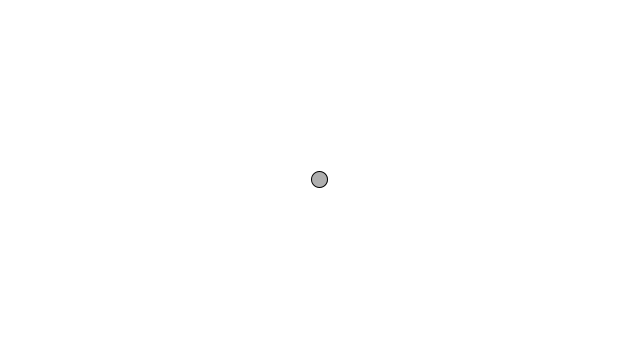
Frame 1 (no input)
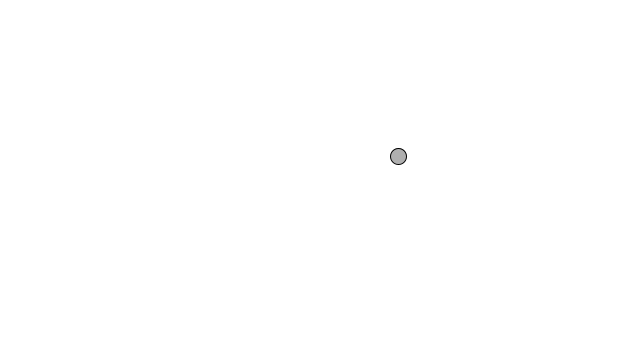
Frame 60 (the mouse pressed at the canvas centre just before this capture)
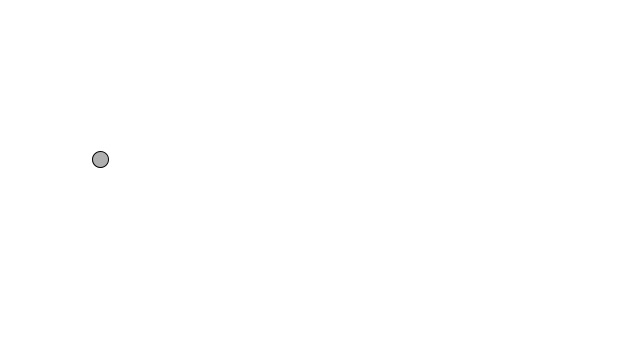
Frame 120 (the mouse held since frame 60 and released just before this capture)

The Processing sketch that drew these frames (run headless with seeded random() and noise(); from frame 60 on, the mouse is pressed at the canvas centre):

// Processing sketch: MoverAndAcceleration
// ── MoverAndAcceleration.pde
class Mover {
  PVector location;
  PVector velocity;
  PVector acceleration;
  float topspeed;
  float time;
  
  Mover(){
    location = new PVector(width/2, height/2);
    velocity = new PVector(0, 0);
    acceleration = new PVector(-0.001, 0.01);
    topspeed = 10;
    time = random(1000);
  }
  
  // Constant Acceleration
  //void update(){
  //  velocity.add(acceleration);
  //  velocity.limit(topspeed);
  //  location.add(velocity);
  //}
  
  // Random Acceleration
  //void update(){
  //  acceleration = PVector.random2D();
  //  acceleration.mult(random(2));
  //  velocity.add(acceleration);
  //  velocity.limit(topspeed);
  //  location.add(velocity);
  //}
  
  // Perlin Noise Random Acceleration
  void update(){
    float n = noise(time);
    acceleration = PVector.random2D();
    acceleration.mult(n);
    velocity.add(acceleration);
    velocity.limit(topspeed);
    location.add(velocity);
    time += 0.01;
  }
  
  void checkEdges(){
    if(location.x > width){
      location.x = 0;
    } else if (location.x < 0) {
      location.x = width;
    }
    
    if(location.y > height){
      location.y = 0;
    } else if (location.y < 0) {
      location.y = height;
    }
  }
  void display(){
    stroke(0);
    fill(175);
    ellipse(location.x, location.y, 16, 16);
  }
}

Mover mover;
void setup(){
  size(640, 360);
  mover = new Mover();
}
void draw(){
  background(255);
  mover.update();
  mover.checkEdges();
  mover.display();
}
